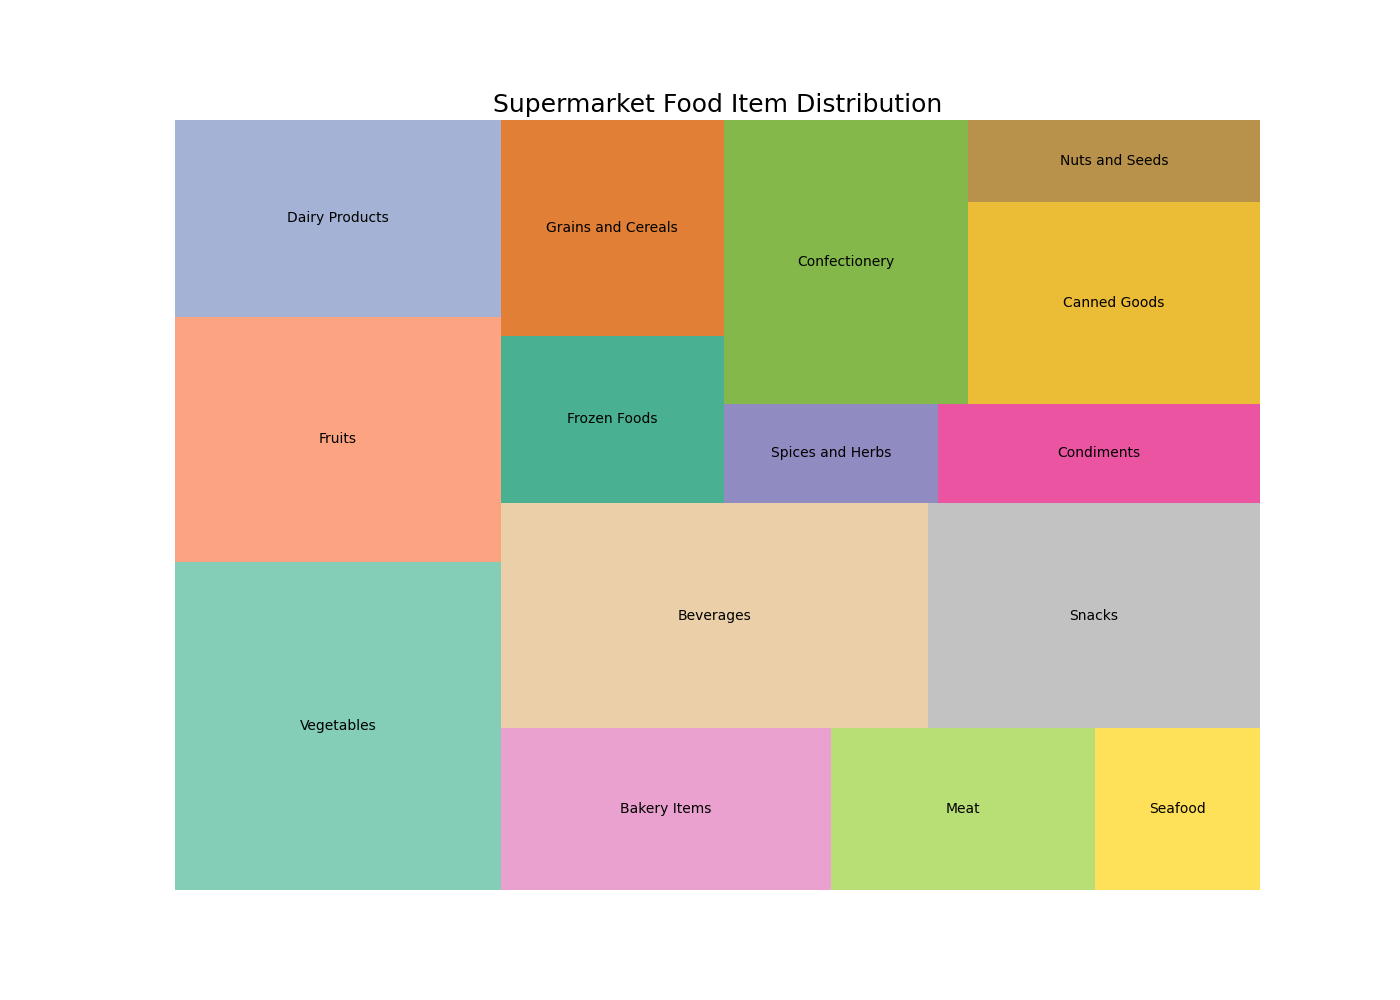

This figure's Python source:

import matplotlib.pyplot as plt
import pandas as pd
import squarify

# Data for creating the treemap
data = {
    'Category': ['Vegetables', 'Fruits', 'Dairy Products', 'Bakery Items', 'Meat', 
                 'Seafood', 'Beverages', 'Snacks', 'Frozen Foods', 'Grains and Cereals',
                 'Spices and Herbs', 'Condiments', 'Confectionery', 'Canned Goods', 'Nuts and Seeds'],
    'Quantity': [2000, 1500, 1200, 1000, 800, 
                 500, 1800, 1400, 700, 900, 
                 400, 600, 1300, 1100, 450]
}

# Convert the data dictionary to a pandas DataFrame
df = pd.DataFrame(data)

# Define size of the figure
plt.figure(figsize=(14,10))

# Define custom colors using specific color codes
colors = ['#66c2a5', '#fc8d62', '#8da0cb', '#e78ac3', '#a6d854',
          '#ffd92f', '#e5c494', '#b3b3b3', '#1b9e77', '#d95f02',
          '#7570b3', '#e7298a', '#66a61e', '#e6ab02', '#a6761d']

# Create the treemap
squarify.plot(sizes=df['Quantity'], label=df['Category'], color=colors, alpha=0.8)

# Set the title of the treemap
plt.title('Supermarket Food Item Distribution', fontsize=18)

# Remove the axis lines
plt.axis('off')

# Display the treemap
plt.show()
